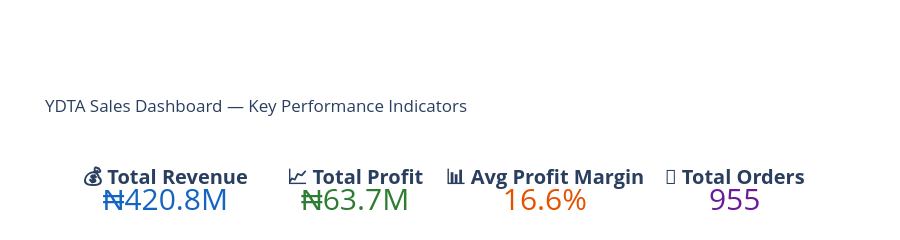

This figure's notebook cell:
### Code cell
# KPI Summary Tiles
total_revenue = data_balanced['Total_Sales'].sum()
total_profit = data_balanced['Profit'].sum()
avg_margin = data_balanced['Profit_Margin'].mean()
total_orders = data_balanced['order ID'].nunique()
fig = go.Figure()
kpis = [
('💰 Total Revenue', f'₦{total_revenue/1e6:.1f}M', '#1565C0'),
('📈 Total Profit', f'₦{total_profit/1e6:.1f}M', '#2E7D32'),
('📊 Avg Profit Margin', f'{avg_margin:.1f}%', '#E65100'),
('🛒 Total Orders', f'{total_orders:,}', '#6A1B9A'),
]
for i, (label, value, color) in enumerate(kpis):
    fig.add_trace(go.Indicator(
mode='number',
value=None,
title={'text': f'<b>{label}</b><br>'
f'<span style="font-size:30px;color:{color}">{value}</span>',
'font': {'size': 20}},
domain={'row': 1, 'column': i}
))
fig.update_layout(
grid={'rows': 1, 'columns': 4},
height=200,
title='YDTA Sales Dashboard — Key Performance Indicators',
margin={'t': 600, 'b': 40}
)
fig.show()

### Figure 1 — Plotly figure (JSON) as saved in the notebook; plotly's stock layout.template omitted (floating-point values rounded to 4 significant figures)
{"data": [{"domain": {"column": 0, "row": 1}, "mode": "number", "title": {"font": {"size": 20}, "text": "<b>💰 Total Revenue</b><br><span style=\"font-size:30px;color:#1565C0\">₦420.8M</span>"}, "type": "indicator"}, {"domain": {"column": 1, "row": 1}, "mode": "number", "title": {"font": {"size": 20}, "text": "<b>📈 Total Profit</b><br><span style=\"font-size:30px;color:#2E7D32\">₦63.7M</span>"}, "type": "indicator"}, {"domain": {"column": 2, "row": 1}, "mode": "number", "title": {"font": {"size": 20}, "text": "<b>📊 Avg Profit Margin</b><br><span style=\"font-size:30px;color:#E65100\">16.6%</span>"}, "type": "indicator"}, {"domain": {"column": 3, "row": 1}, "mode": "number", "title": {"font": {"size": 20}, "text": "<b>🛒 Total Orders</b><br><span style=\"font-size:30px;color:#6A1B9A\">955</span>"}, "type": "indicator"}], "layout": {"grid": {"columns": 4, "rows": 1}, "height": 200, "margin": {"b": 40, "t": 600}, "title": {"text": "YDTA Sales Dashboard — Key Performance Indicators"}}}
